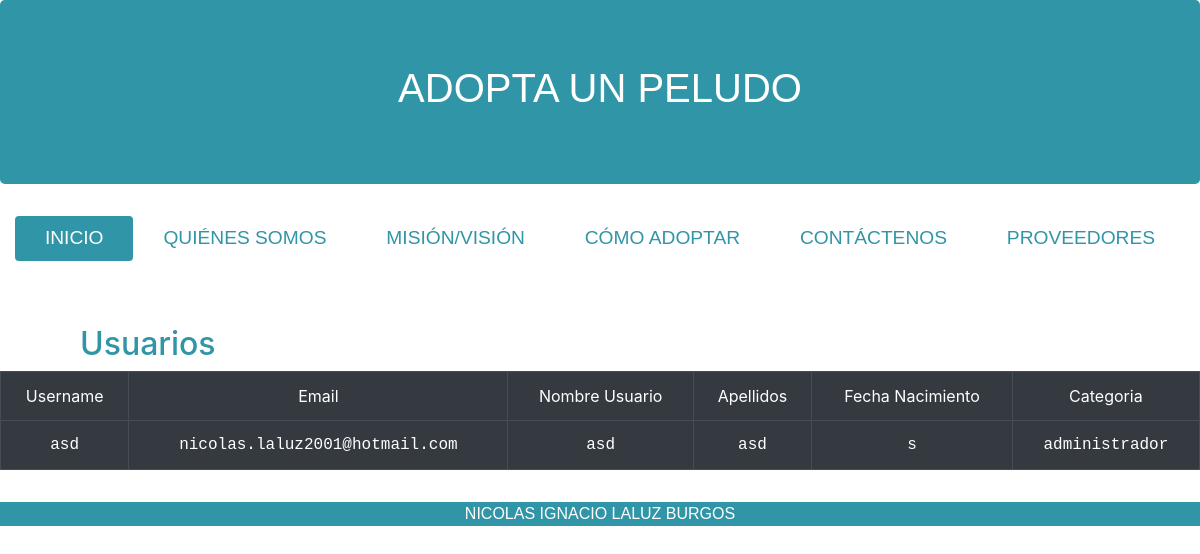
The page /tabla-usuarios on the database its author committed.
### core/models.py (models this page shows, shortened)
class Usuario(models.Model):
    userName = models.CharField(primary_key=True,max_length=50,verbose_name='userName',default='')
    email = models.CharField(max_length=50,verbose_name='email',default='')
    nombre = models.CharField(max_length=50,verbose_name='nombre',default='')
    apellido = models.CharField(max_length=50,verbose_name='apellido',default='')
    fechaNacimiento = models.CharField(max_length=20,verbose_name='fechaNacimiento',default='')
    clave = models.CharField(max_length=50,verbose_name='clave',default='')
    categoria = models.ForeignKey(Categoria,on_delete=models.CASCADE)

class Categoria(models.Model):
    idCAtegoria = models.CharField(primary_key=True,max_length=20,verbose_name='idCategoria',default='')
    nombreCAtegoria = models.CharField(max_length=50,verbose_name='nombreCategoria',default='')

### core/views.py (the view)
# urls.py: path('tabla-usuarios', tabla_usuarios, name="tabla-usuarios"),
def tabla_usuarios(request):
    usuarios= Usuario.objects.all()
    datos = {
        'usuarios' : usuarios
    }
    return render(request,'core/tabla-usuarios.html',datos)

### core/templates/core/tabla-usuarios.html (shortened to what this page needs)
<!DOCTYPE html>
<html lang="es">
    <head>
        <link rel="stylesheet" href="https://cdn.jsdelivr.net/npm/bootstrap@4.6.0/dist/css/bootstrap.min.css">
        {% load static %}
        <link rel="stylesheet" href="{% static 'core/css/styles.css'%}">
      </head>
    <body>
        <div class="container-fluid text-center">
          <div class="row  ">
            <div class="col-md-12 jumbotron">
              <h1>ADOPTA UN PELUDO</h1>
            </div>
          </div>
          <div class="row">
            <div class="col-md-12 navegacion">
            <nav class="nav nav-pills flex-column flex-sm-row">
              <a class="flex-sm-fill text-sm-center nav-link active" href="/">INICIO</a>
              <a class="flex-sm-fill text-sm-center nav-link " href="/quienes-somos">QUIÉNES SOMOS</a>
              <a class="flex-sm-fill text-sm-center nav-link" href="/mision-vision">MISIÓN/VISIÓN</a>
              <a class="flex-sm-fill text-sm-center nav-link " href ="/como-adoptar">CÓMO ADOPTAR</a>
              <a class="flex-sm-fill text-sm-center nav-link " href ="/contactenos">CONTÁCTENOS</a>
              <a class="flex-sm-fill text-sm-center nav-link" href ="/proveedores">PROVEEDORES</a>
            </nav>
          </div>
          </div>
         <div class="row">
           <div class="titulo_pag">
           <h2>Usuarios</h2>
          </div>
         </div>
        <div class="row tabla">
          <table class="table table-bordered table-dark" style="border: 1px solid black; max-width: 100%; margin: auto;">
            <tr>
                <td scope="col">
                    Username
                </td>
                <td scope="col">
                    Email
                </td>
                <td scope="col">
                  Nombre Usuario
                </td>
                 <td scope="col">
                Apellidos
                 </td>
                <td scope="col">
                 Fecha Nacimiento
                 </td>
                 <td scope="col">
                  Categoria
              </td>
            </tr>
            {% for ve in usuarios %}
            <tr>
                <td style="font-family: 'Courier New', Courier, monospace;">
                    {{ve.userName}}
                </td>
                <td style="font-family: 'Courier New', Courier, monospace;">
                    {{ve.email}}
                </td>
                <td style="font-family: 'Courier New', Courier, monospace;">
                  {{ve.nombre}}
                </td>
                <td style="font-family: 'Courier New', Courier, monospace;">
                {{ve.apellido}}
                </td>
                <td style="font-family: 'Courier New', Courier, monospace;">
                  {{ve.fechaNacimiento}}
                  </td>
                <td style="font-family: 'Courier New', Courier, monospace;">
                  {{ve.categoria.nombreCAtegoria}}
                </td>
            </tr>
            {% endfor %}
          </table>
        </div>
      </div>
          <footer >
            NICOLAS IGNACIO LALUZ BURGOS
          </footer>
    </body>
</html>

### core/static/core/css/styles.css (style rules this page uses)
.jumbotron { background-color: #3095a7; color: white; font-family: 'Franklin Gothic Medium', 'Arial Narrow', Arial, sans-serif; }
footer { background-color: #3095a7; color: white; font-family: 'Franklin Gothic Medium', 'Arial Narrow', Arial, sans-serif; margin-top: 2rem; text-align: center; }
.nav-pills .nav-link.active, .show>.nav-pills .nav-link { background:#3095a7!important }
.nav-pills a { color: #3095a7; font-size: larger; font-family: 'Franklin Gothic Medium', 'Arial Narrow', Arial, sans-serif; }
.row .titulo_pag { margin-top: 4rem; color: #3095a7; text-align: center; margin-left: 5rem; }

### rows shown on the page
Usuario: userName "asd", email "nicolas.laluz2001@hotmail.com", nombre "asd", apellido "asd", fechaNacimiento "s", categoria.nombreCAtegoria "administrador"
